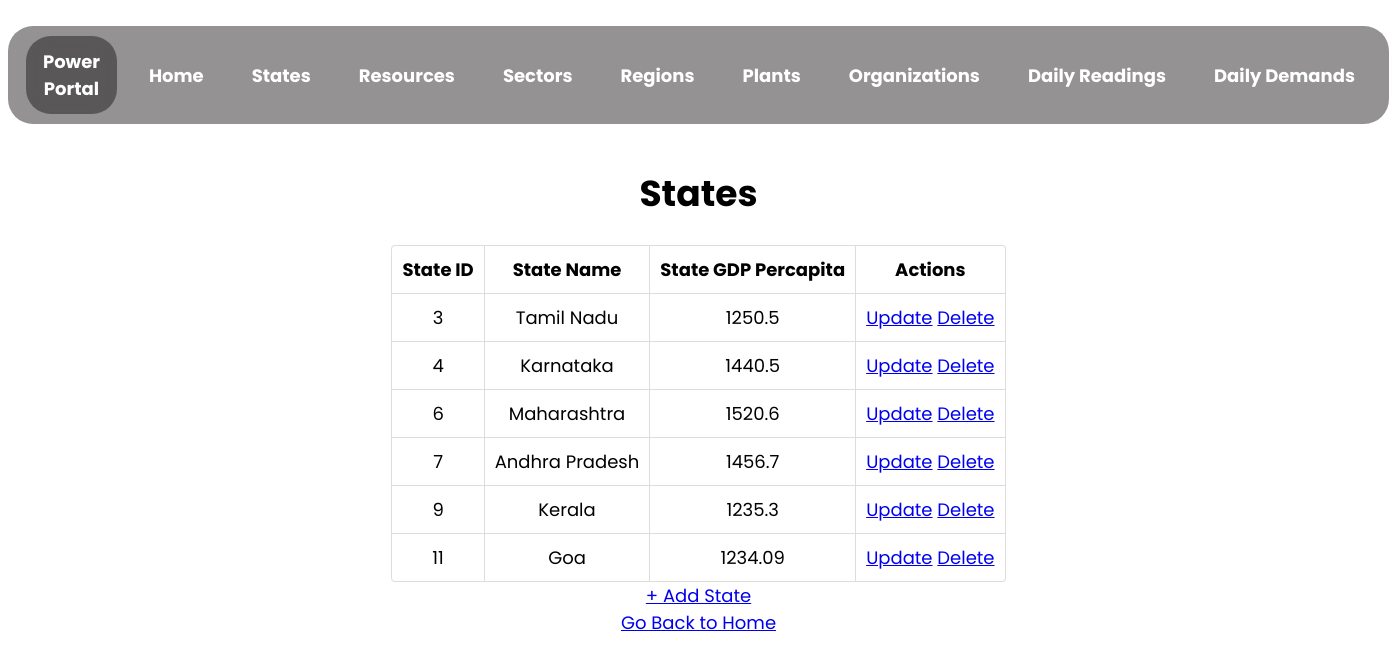
Before: /state with the older database file.
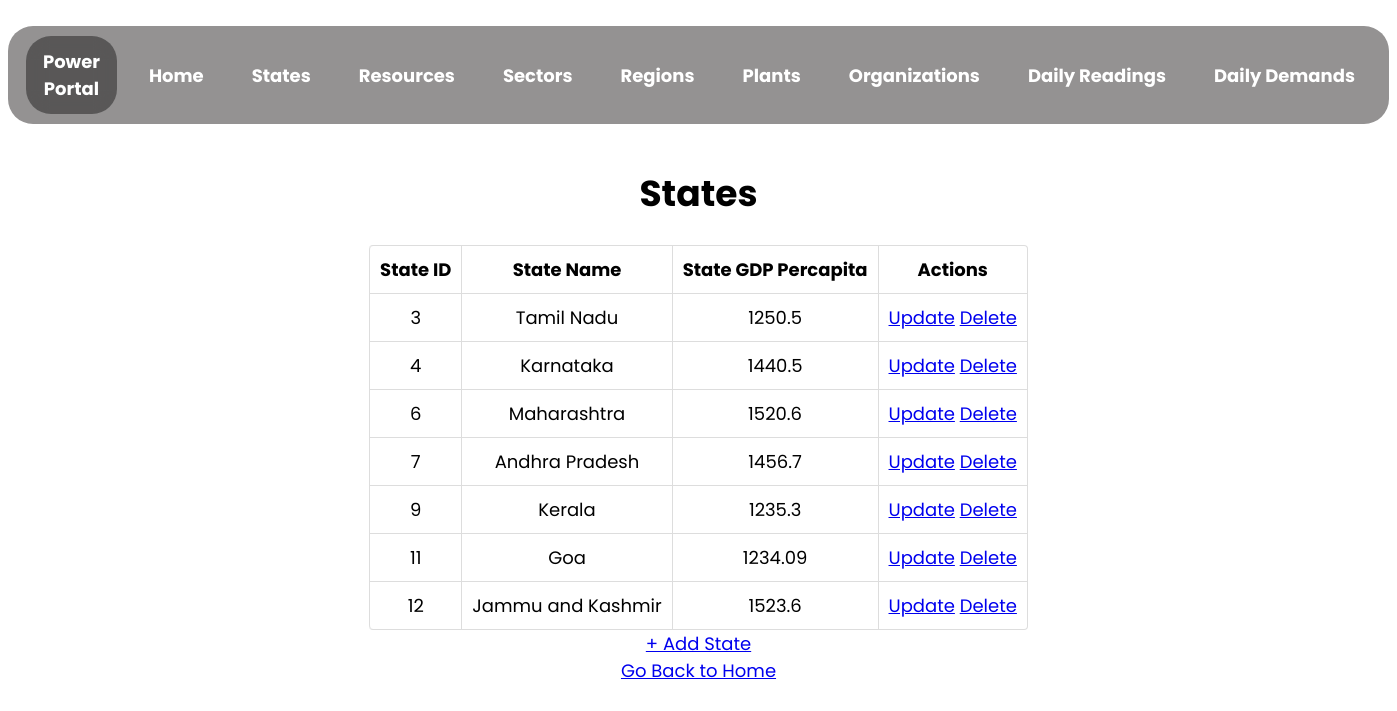
After: the same page with the newer database file.
### app.py (models this page shows)
class State(db.Model):
    __tablename__ = "states"
    state_id = db.Column(db.Integer, autoincrement = True, primary_key = True, unique = True, nullable = False)
    state_name = db.Column(db.String, nullable = False, unique = True)
    gdp_state_percapita = db.Column(db.Float)

### app.py (the view)
@app.route("/state", methods = ["GET"])
def view_state():
    state_list = State.query.all()
    return render_template(
        "view_state.html",
        state_list = state_list
    )

### templates/view_state.html (shortened to what this page needs)
<!DOCTYPE html>
<html lang="en">
  <head>
    <link rel="stylesheet" href="../static/assets/view.css">
  </head>
  <body>
    <nav>
      <ul class="menu-bar">
        <div class="logo">
          <a href="/">Power Portal </a>
        </div>
        <li><a href="/">Home</a></li>
        <li><a href="/state">States</a></li>
        <li><a href="/resource">Resources</a></li>
        <li><a href="/sector">Sectors</a></li>
        <li><a href="/region">Regions</a></li>
        <li><a href="/plant">Plants</a></li>
        <li><a href="/organization">Organizations</a></li>
        <li><a href="/daily_reading">Daily Readings</a></li>
        <li><a href="/daily_demand">Daily Demands</a></li>
      </ul>
    </nav>
    <h1 style="text-align: center">States</h1>
    {% if state_list | length == 0 %}
        <p>No States Found! Add the states now!</p>
        <a href="/state/create" type="button">+ Add State</a>
    {% else %}
    <table id="state-detail">
      <thead>
        <th>State ID</th>
        <th>State Name</th>
        <th>State GDP Percapita</th>
        <th>Actions</th>
      </thead>
      {% for state in state_list %}
      <tr>
        <td>{{state["state_id"]}}</td>
        <td>{{state["state_name"]}}</td>
        <td>{{state["gdp_state_percapita"]}}</td>
        <td>
            <a href="/state/{{state['state_id']}}/update" type="button">Update</a>
            <a href="/state/{{state['state_id']}}/delete" type="button">Delete</a>
        </td>
      </tr>
      {% endfor %}
    </table>
    <a href="/state/create" type="button">+ Add State</a>
    {% endif %}
    <br>
    <a href="/">Go Back to Home</a>
  </body>
</html>

Changed rows visible on the page:
added State: state_id "12", state_name "Jammu and Kashmir", gdp_state_percapita "1523.6"
